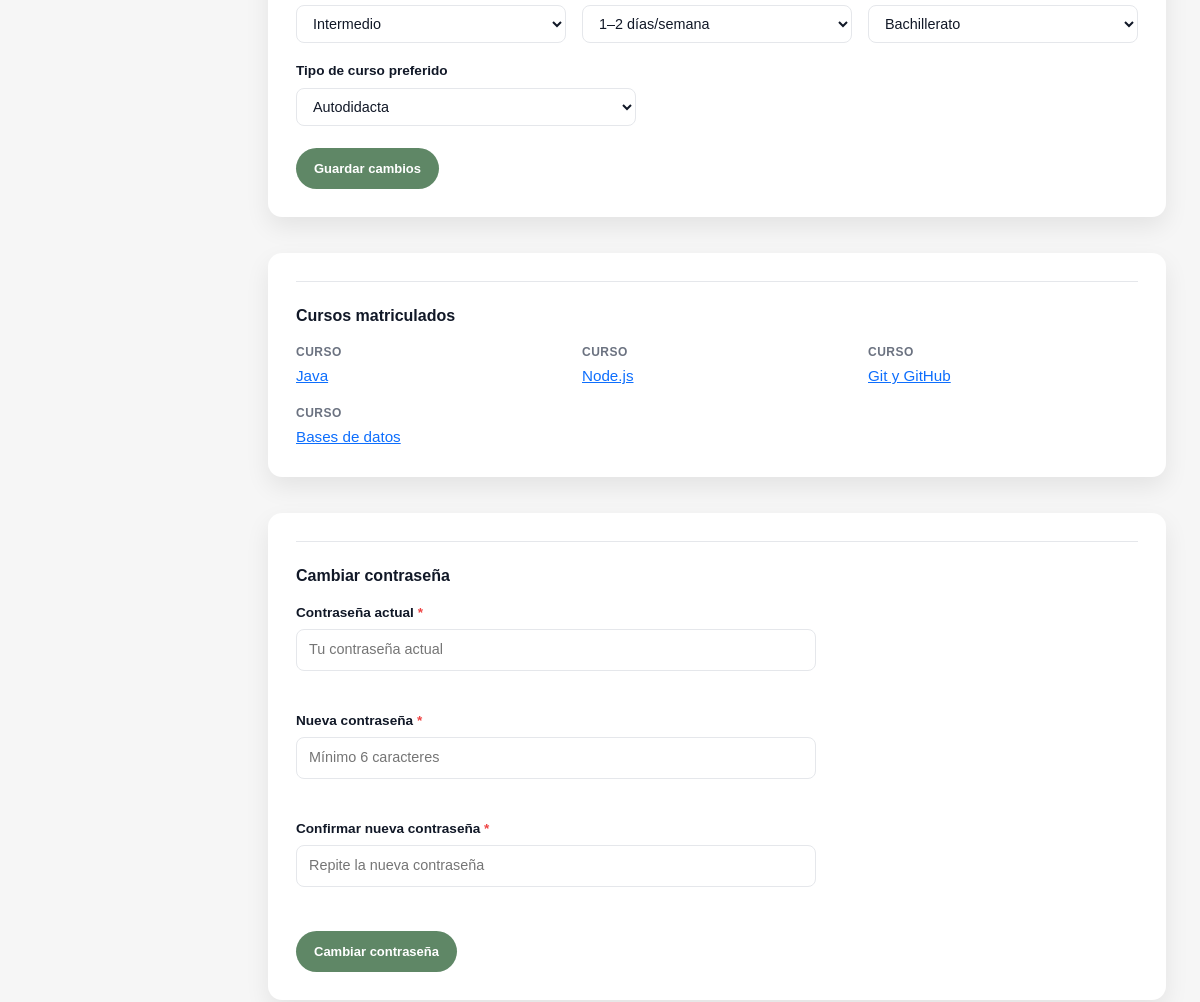
/index.php?url=perfil (signed in, middle part), run on an earlier commit of the app's database.
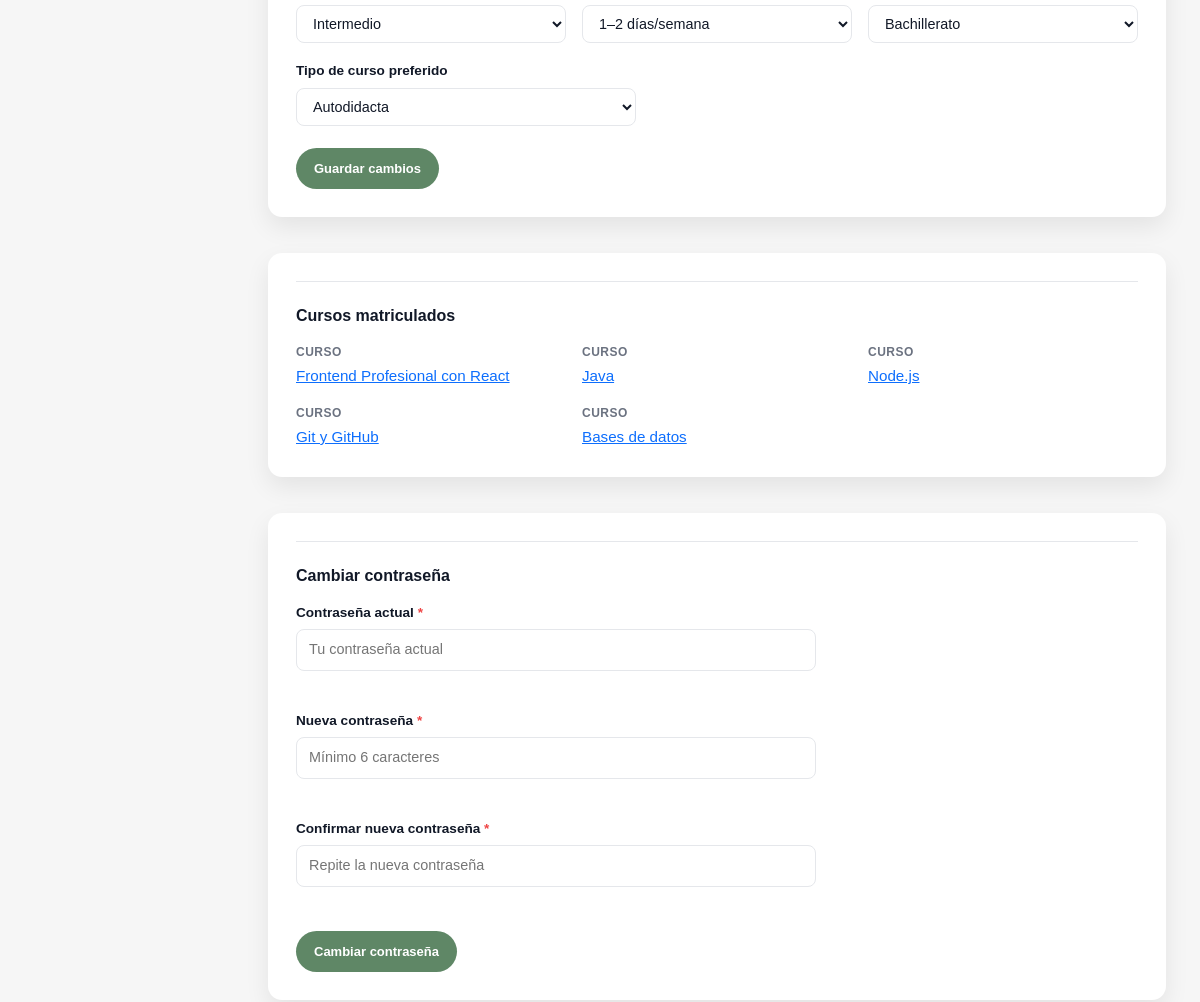
And on a later commit of the database.
### tables this page shows
CREATE TABLE curso (
    id             INTEGER PRIMARY KEY AUTOINCREMENT,
    titulo         TEXT    NOT NULL,
    descripcion    TEXT    DEFAULT NULL,
    info_extra     TEXT    DEFAULT NULL,
    que_aprenderas TEXT    DEFAULT NULL,
    imagen         TEXT    DEFAULT NULL,
    destacado      INTEGER NOT NULL DEFAULT 0,
    precio         REAL    NOT NULL DEFAULT 0.00,
    nivel          TEXT    DEFAULT NULL,
    categoria      TEXT    DEFAULT NULL,
    duracion_min   INTEGER DEFAULT NULL,
    estudiantes    INTEGER DEFAULT NULL
, activo        INTEGER NOT NULL DEFAULT 1, instructor_id INTEGER DEFAULT NULL, orden         INTEGER NOT NULL DEFAULT 0, apuntes_json   TEXT    DEFAULT NULL);

### app/controllers/PerfilController.php (called while the page is built, shortened)
<?php
require_once __DIR__ . '/../db.php';
class PerfilController
{
    private PDO $db;
    public function __construct()
    {
        $database   = new Database();
        $this->db   = $database->connect();
    }
    private function migrarColumnas(): void
    {
        $nuevas = [
            "foto           TEXT    DEFAULT NULL",
            "bio            TEXT    DEFAULT NULL",
            "idioma         TEXT    NOT NULL DEFAULT 'es'",
            "notificaciones INTEGER NOT NULL DEFAULT 1",
            "privacidad     TEXT    NOT NULL DEFAULT 'publico'",
        ];
        foreach ($nuevas as $definicion) {
            try {
                $this->db->exec("ALTER TABLE usuario ADD COLUMN $definicion");
            } catch (PDOException) {
            }
        }
    }
    public function index(): void
    {
        $stmt = $this->db->prepare(
            "SELECT c.id, c.titulo
             FROM matricula m
             JOIN curso c ON c.id = m.curso_id
             WHERE m.usuario_id = ?
             ORDER BY m.fecha DESC"
        );
        $stmt->execute([(int)$_SESSION['usuario_id']]);
        $cursosMatriculados = $stmt->fetchAll(PDO::FETCH_ASSOC);
        require __DIR__ . '/../views/perfil/index.php';
    }
}

### app/db.php (called while the page is built, shortened)
<?php
class Database
{
    private static string $dbPath  = __DIR__ . '/data/database.sqlite';
    public function connect(): PDO
    {
        $isNew = !file_exists(self::$dbPath);
        $conexion = new PDO('sqlite:' . self::$dbPath);
        $conexion->setAttribute(PDO::ATTR_ERRMODE, PDO::ERRMODE_EXCEPTION);
        $conexion->exec('PRAGMA foreign_keys = ON');
        $conexion->exec('PRAGMA journal_mode = WAL');
        $migrateSql = __DIR__ . '/data/migrate.sql';
        if (file_exists($migrateSql)) {
            $conexion->exec(file_get_contents($migrateSql));
        }
        $crmMigrateSql = __DIR__ . '/data/crm_migrate.sql';
        if (file_exists($crmMigrateSql)) {
            try { $conexion->exec(file_get_contents($crmMigrateSql)); } catch (\Exception $e) {}
        }
        foreach ([
            "ALTER TABLE resultado_examen ADD COLUMN intentos INTEGER NOT NULL DEFAULT 1",
            "ALTER TABLE matricula        ADD COLUMN estado   TEXT    NOT NULL DEFAULT 'activa'",
            "ALTER TABLE notificacion     ADD COLUMN url_accion TEXT   DEFAULT NULL",
            "ALTER TABLE notificacion     ADD COLUMN ref_id    INTEGER DEFAULT NULL",
            "ALTER TABLE examen           ADD COLUMN tipo         TEXT    NOT NULL DEFAULT 'test'",
            "ALTER TABLE examen           ADD COLUMN fecha_entrega TEXT   DEFAULT NULL",
            "ALTER TABLE examen           ADD COLUMN modo_entrega  TEXT   NOT NULL DEFAULT 'cualquiera'",
            "ALTER TABLE mensaje          ADD COLUMN reply_to_id  INTEGER DEFAULT NULL",
            "ALTER TABLE mensaje          ADD COLUMN hilo_id      INTEGER DEFAULT NULL",
            "ALTER TABLE incidencia       ADD COLUMN cuerpo       TEXT    DEFAULT NULL",
            "ALTER TABLE incidencia       ADD COLUMN cerrado_en   TEXT    DEFAULT NULL",
            "ALTER TABLE incidencia       ADD COLUMN actualizado_en TEXT  DEFAULT (datetime('now'))",
            "ALTER TABLE usuario          ADD COLUMN tipo_persona         TEXT DEFAULT 'natural'",
            "ALTER TABLE usuario          ADD COLUMN areas_interes        TEXT DEFAULT NULL",
            "ALTER TABLE usuario          ADD COLUMN tecnologias          TEXT DEFAULT NULL",
            "ALTER TABLE usuario          ADD COLUMN github               TEXT DEFAULT NULL",
            "ALTER TABLE usuario          ADD COLUMN objetivo             TEXT DEFAULT NULL",
            "ALTER TABLE usuario          ADD COLUMN nivel_experiencia    TEXT DEFAULT NULL",
            "ALTER TABLE usuario          ADD COLUMN frecuencia_estudio   TEXT DEFAULT NULL",
            "ALTER TABLE usuario          ADD COLUMN ultimo_estudio       TEXT DEFAULT NULL",
            "ALTER TABLE usuario          ADD COLUMN tipo_curso_preferido TEXT DEFAULT NULL",
        ] as $sql) {
            try { $conexion->exec($sql); } catch (\Exception $e) {}
        }
        try {
            $done = $conexion->query("SELECT COUNT(*) FROM sqlite_master WHERE type='table' AND name='_mig_examen_tipo'")->fetchColumn();
        } catch (\Exception $e) {
            try { $conexion->exec("PRAGMA foreign_keys = ON"); } catch (\Exception $e2) {}
        }
        try {
            $done = $conexion->query("SELECT COUNT(*) FROM sqlite_master WHERE type='table' AND name='_mig_notif_v2'")->fetchColumn();
        } catch (\Exception $e) {
            try { $conexion->exec("PRAGMA foreign_keys = ON"); } catch (\Exception $e2) {}
        }
        foreach ([
            "ALTER TABLE usuario ADD COLUMN es_superadmin INTEGER NOT NULL DEFAULT 0",
            "ALTER TABLE usuario ADD COLUMN es_moderador  INTEGER NOT NULL DEFAULT 0",
        ] as $sql) {
            try { $conexion->exec($sql); } catch (\Exception $e) {}
        }
        $conexion->prepare(
            "INSERT OR IGNORE INTO usuario (nombre, email, contraseña, rol, es_superadmin)
             VALUES ('Isidoro Admin', 'isidoro@admin.com',
                     '\$2y\$10\$/UWnFCC4Z/qsCsy1OLGrWOXc7tn1bnejZhxohRHDonSZ3gAy64jn2',
                     'ADMINISTRADOR', 1)"
        )->execute();
        return $conexion;
    }
}

### app/views/perfil/index.php (the view, shortened to what the changed rows need)
<!DOCTYPE html>
<html lang="es">
<head>
    <link href="https://cdn.jsdelivr.net/npm/bootstrap@5.3.3/dist/css/bootstrap.min.css" rel="stylesheet">
    <link rel="stylesheet" href="<?= BASE_URL ?>/css/header.css">
    <link rel="stylesheet" href="<?= BASE_URL ?>/css/footer.css">
    <link rel="stylesheet" href="<?= BASE_URL ?>/css/dashboard.css">
    <link rel="stylesheet" href="<?= BASE_URL ?>/css/sidebar.css">
    <link rel="stylesheet" href="<?= BASE_URL ?>/css/perfil.css">
</head>
<body>
    <main class="main-dashboard">
        <div class="mc-container">
            <div class="contenedor-dashboard contenedor-dashboard-content">
                <section class="contenido-dashboard">
                    <div class="perfil-card" style="margin-top:16px;">
                        <div class="perfil-editar-section">
                            <?php if (empty($cursosMatriculados)): ?>
                                <p style="color:var(--mc-muted);font-size:.88rem;margin:0;">
                                    No estás matriculado en ningún curso todavía.
                                    <a href="<?= BASE_URL ?>/index.php" style="color:var(--mc-green);">Explorar cursos</a>
                                </p>
                            <?php else: ?>
                                <div class="perfil-datos">
                                    <?php foreach ($cursosMatriculados as $curso): ?>
                                        <div class="perfil-campo">
                                            <span class="perfil-campo-label">Curso</span>
                                            <span class="perfil-campo-valor">
                                                <a href="<?= BASE_URL ?>/index.php?url=curso&id=<?= (int)$curso['id'] ?>">
                                                    <?= htmlspecialchars($curso['titulo']) ?>
                                                </a>
                                            </span>
                                        </div>
                                    <?php endforeach; ?>
                                </div>
                            <?php endif; ?>
                        </div>
                    </div>
                </section>
            </div>
        </div>
    </main>
    <?php require __DIR__ . '/../layout/footer.php'; ?>
</body>
</html>

What changed in the data, as far as the page shows it:
now on this page (row edited): curso: titulo "Frontend Profesional con React"
